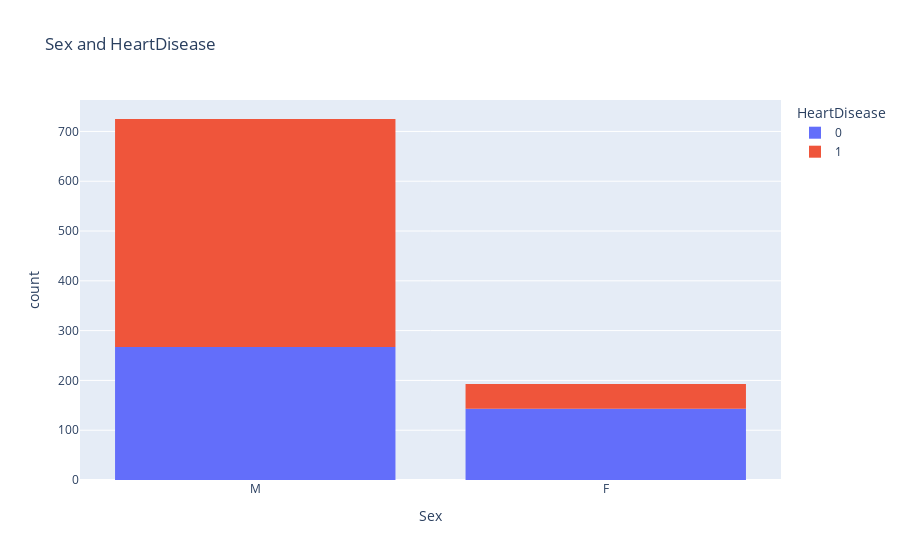

The cell this chart's notebook holds for it:
### Markdown cell above
# Sex and HeartDisease

### Code cell
px.histogram(heart,x='Sex', color='HeartDisease', title='Sex and HeartDisease')

### Figure 1 — Plotly figure (JSON) as saved in the notebook; plotly's stock layout.template omitted (floating-point values rounded to 4 significant figures; data arrays with more than 128 entries replaced by an {"elided": "..."} marker saying what was removed)
{"data": [{"bingroup": "x", "hovertemplate": "HeartDisease=0<br>Sex=%{x}<br>count=%{y}<extra></extra>", "legendgroup": "0", "marker": {"color": "#636efa", "pattern": {"shape": ""}}, "name": "0", "orientation": "v", "showlegend": true, "type": "histogram", "x": {"elided": "410 str values"}, "xaxis": "x", "yaxis": "y"}, {"bingroup": "x", "hovertemplate": "HeartDisease=1<br>Sex=%{x}<br>count=%{y}<extra></extra>", "legendgroup": "1", "marker": {"color": "#EF553B", "pattern": {"shape": ""}}, "name": "1", "orientation": "v", "showlegend": true, "type": "histogram", "x": {"elided": "508 str values"}, "xaxis": "x", "yaxis": "y"}], "layout": {"barmode": "relative", "legend": {"title": {"text": "HeartDisease"}, "tracegroupgap": 0}, "title": {"text": "Sex and HeartDisease"}, "xaxis": {"anchor": "y", "domain": [0, 1], "title": {"text": "Sex"}}, "yaxis": {"anchor": "x", "domain": [0, 1], "title": {"text": "count"}}}}
